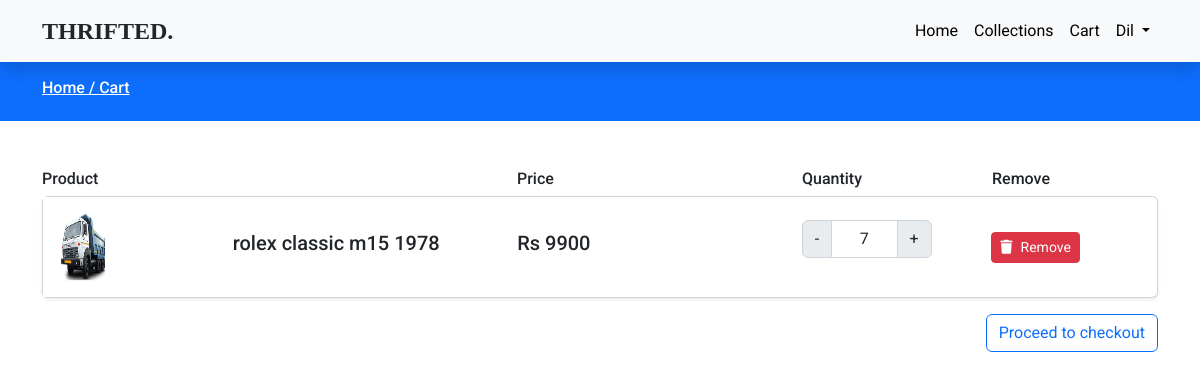
/cart.php (signed in), run on the app's committed database.
### tables this page shows
CREATE TABLE `carts` (
  `id` int(11) NOT NULL,
  `user_id` int(11) NOT NULL,
  `product_id` int(11) NOT NULL,
  `product_qty` int(11) NOT NULL,
  `created_at` timestamp NOT NULL DEFAULT current_timestamp()
);

CREATE TABLE `products` (
  `id` int(11) NOT NULL,
  `category_id` int(11) NOT NULL,
  `name` varchar(255) NOT NULL,
  `slug` varchar(255) NOT NULL,
  `small_description` mediumtext NOT NULL,
  `description` mediumtext NOT NULL,
  `original_price` int(11) NOT NULL,
  `selling_price` int(11) NOT NULL,
  `image` varchar(255) NOT NULL,
  `qty` int(11) NOT NULL,
  `status` tinyint(4) NOT NULL,
  `trending` tinyint(4) NOT NULL,
  `meta_title` varchar(255) NOT NULL,
  `meta_keywords` mediumtext NOT NULL,
  `meta_description` mediumtext NOT NULL,
  `created_at` timestamp NOT NULL DEFAULT current_timestamp()
);

### functions/userfunctions.php (called while the page is built, shortened)
<?php
include('config/dbcon.php');
function getCartItems(){
  global $con;
  $userId = $_SESSION['auth_user']['user_id'];
  $query = "SELECT c.id as cid, c.product_id,c.product_qty, p.id as pid, p.name, p.image, p.selling_price FROM carts c, products p
  WHERE c.product_id = p.id AND c.user_id='$userId' ORDER BY c.id DESC";
  return $query_run = mysqli_query($con, $query);
}
?>

### cart.php (the view, shortened to what this page needs)
<?php
include('functions/userfunctions.php');
include('includes/header.php');
?>
     <div class="py-3 bg-primary">
        <div class="container">
            <h6 class="text-white">
                <a class="text-white" href="index.php">
                Home /
                </a>
                <a class="text-white" href="cart.php">Cart</a> </h6>
        </div>
    </div>
    <div class="py-5">
        <div class="container">
            <div class="">
                <div class="row ">
                    <div class="col-md-12">
                        <div id="mycart">
                        <?php
                  $items = getCartItems();
                  if(mysqli_num_rows($items) > 0){
                        ?>
                            <div class="row align-items-center">
                                <div class="col-md-5">
                                    <h6>Product</h6>
                                </div>
                                <div class="col-md-3">
                                    <h6>Price</h6>
                                </div>
                                <div class="col-md-2">
                                    <h6>Quantity</h6>
                                </div>
                                <div class="col-md-2">
                                    <h6>Remove</h6>
                                </div>
                            </div>
                            <div id="">
                                    <?php
                                    foreach ($items as $citem) {
                                    ?>
                                    <div class="card product_data shadow-sm mb-3 " >
                                            <div class="row align-items-center">
                                                <div class="col-md-2">
                                                    <img src="uploads/<?= $citem['image'] ?>" alt="<?= $citem['name'] ?>" width="80px" height="100px">
                                                </div>
                                                <div class="col-md-3">
                                                    <h5><?= $citem['name'] ?></h5>
                                                </div>
                                                <div class="col-md-3">
                                                    <h5>Rs <?= $citem['selling_price'] ?></h5>
                                                </div>
                                                <div class="col-md-2">
                                                    <div class="input-group mb-3" style="width: 130px;">
                                                        <button class="input-group-text decrement-btn updateQty">-</button>
                                                        <input type="text" class="form-control bg-white text-center input-qty" value="<?= $citem['product_qty']; ?>" disabled>
                                                        <button class="input-group-text increment-btn updateQty">+</button>
                                                    </div>
                                                </div>
                                                <div class="col-md-2">
                                                    <button class="btn btn-danger btn-sm deleteItem" value="<?= $citem['cid'] ?>"><i class="fa fa-trash me-2"></i>Remove</button>
                                                </div>
                                            </div>
                                    </div>
                                            <?php
                                            }
                                        ?>
                            </div>
                            <div class="float-end">
                                <a href="checkout.php" class="btn btn-outline-primary">Proceed to checkout</a>
                            </div>
                      <?php }
                      else
                      {
                        echo "Your cart is empty";
                      }
                      ?>
                    </div>
                    </div>
                </div>
            </div>
        </div>
    </div>
<?php include('includes/footer.php')   ?>

### assets/css/custom.css (style rules this page uses)
* { font-family: 'Roboto', sans-serif; }
a { text-decoration: none; }

### data on the page
carts: product.image (picture), product.name "rolex classic m15 1978", product.selling_price "9900", product_qty "7", $citem['cid'] 42 (drawn)

### other printed values
$_SESSION['auth_user']['name'] "Dil"
